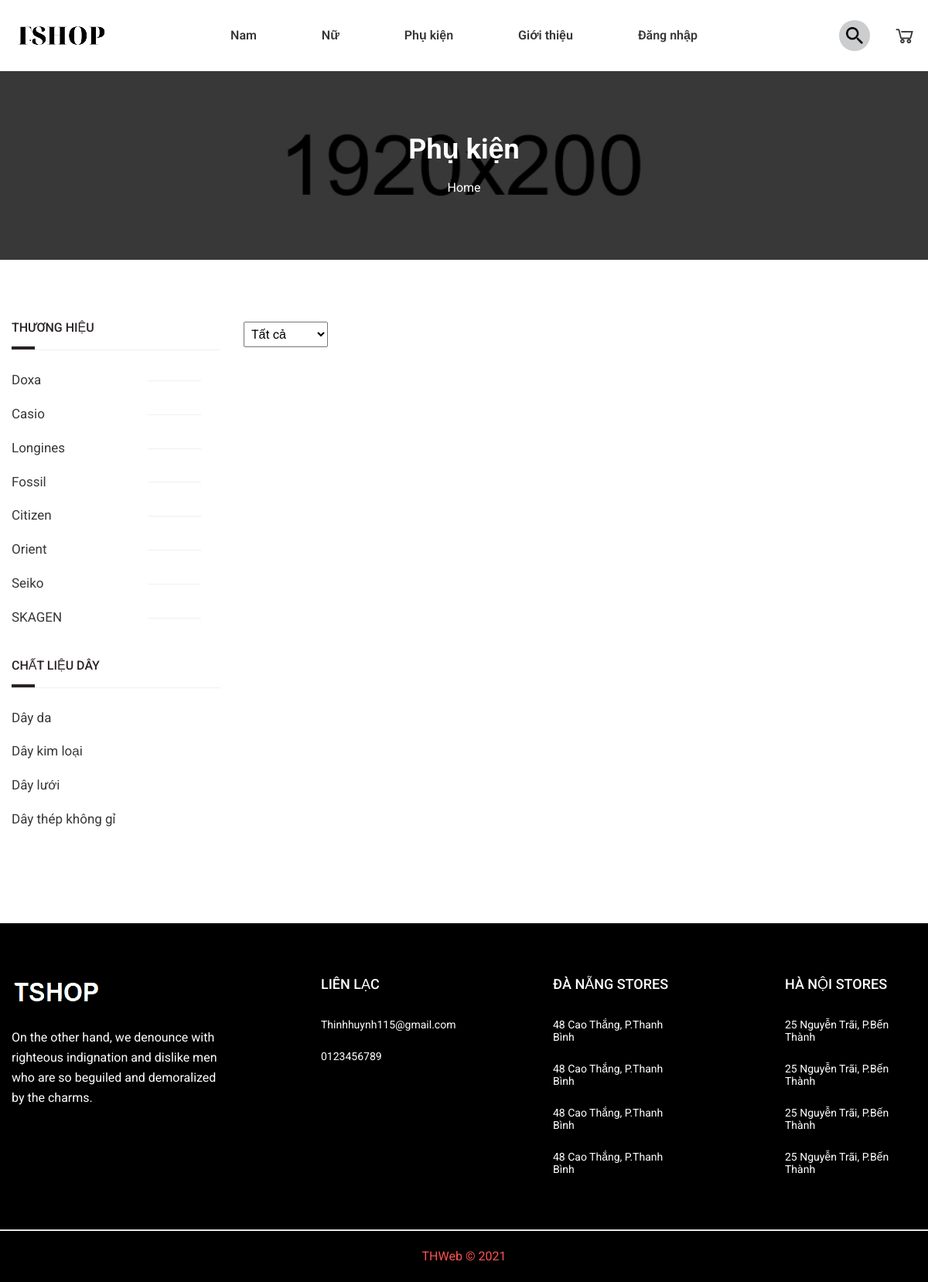
Page /shop/Pk on the committed database.
### tables this page shows
CREATE TABLE `thuonghieu` (
  `MaTH` int(10) NOT NULL,
  `Ten` varchar(100) NOT NULL
);

### mvc/core/Controller.php (called while the page is built, shortened)
<?php
class Controller{
    public function view($view, $data=[]){
        require_once "./mvc/views/pages/".$view.".php";
    }
}
?>

### mvc/controllers/Shop.php (called while the page is built, shortened)
<?php
class shop extends Controller {
    var $ProductModel;
    public function __construct()
    {
        $this->ProductModel = $this->model("ProductModel");
    }
    function pk() {
        $this->view("shop", [
            "cate" => "Phụ kiện",
            "categoryList" =>  $this->ProductModel->getCategory(),
            "strapList" =>  $this->ProductModel->getstrap(),
            "productList" =>  $this->ProductModel->getPKList(),
        ]);
    }
}
?>

### mvc/core/App.php (called while the page is built, shortened)
<?php
class App{
    protected $controller="Home";
    protected $action;
    function __construct(){
        $arr = $this->handleUrl();
          if( file_exists("./mvc/controllers/".$arr[0].".php") ){
            $this->controller = $arr[0];
            unset($arr[0]);
        }
        if(isset($arr[1])){
            if( method_exists( $this->controller , $arr[1]) ){
                $this->action = $arr[1];
                unset($arr[1]);
            }else {
                $this->action = "show".$this->controller;
            }
        }else {
            $this->action = "show".$this->controller;
        }
        $this->params = $arr?array_values($arr):[];
        $this->controller = new $this->controller;
        call_user_func_array([$this->controller, $this->action], $this->params);
    }
    function handleUrl(){
        if( isset($_GET["url"]) ){
            return explode("/", filter_var(trim($_GET["url"], "/")));
        }
        else
            return [""] ;
    }
}
?>

### index.php (called while the page is built, shortened)
<?php
    $myApp = new App();
?>

### mvc/core/DB.php (called while the page is built, shortened)
<?php
class DB{
    protected $servername = "localhost";
    protected $username = "root";
    protected $password = "";
    function __construct() {
        $this->con = mysqli_connect($this->servername, $this->username, $this->password);
    }
}
?>

### mvc/models/ProductModel.php (called while the page is built, shortened)
<?php
class ProductModel extends DB{
    function getCategory(){
        $qr="select * from thuonghieu";
        $rows = mysqli_query($this->con, $qr);
        $categori = array();
        while ( $row = mysqli_fetch_assoc($rows)) {
            $categori[] = $row;
        }
        return json_encode($categori);
    }
}
?>

### mvc/views/components/category.php (the view)
<?php
    $categorys = json_decode($data['categoryList']);
    $straps = json_decode($data['strapList']);
?>
<div class="col-xl-3 col-lg-4 order-lg-1">
    <aside class="shop-sidebar">
        <div class="shop-widget mb--40">
            <h1 class="widget-title mb--25"><a href="shop">Thương hiệu</a></h1>
            <ul class="widget-list category-list">
                <?php foreach($categorys as $category) {?>
                <li>
                    <a href="shop/categoryClick/<?=$category->Ten?>/<?php
                        if($data['cate']=="Đồng Hồ Nam") echo 'Nam';
                        else
                            if($data['cate']=="Đồng Hồ Nữ") echo 'Nữ';
                            else echo '';
                    ?>">
                        <span class="category-title <?php if(isset($data['name']) and $data['name']==$category->Ten) echo 'active' ?>"><?=$category->Ten?></span>
                    </a>
                </li>
                <?php }?>
            </ul>
        </div>
        <div class="shop-widget mb--40">
            <h3 class="widget-title mb--25"><a href="shop">Chất liệu dây</a></h3>
            <ul class="widget-list brand-list">
                <?php foreach($straps as $strap) {?>
                <li>
                    <a href="shop/strapClick/<?=$strap->DayDeo?>/<?php
                        if($data['cate']=="Đồng Hồ Nam") echo 'Nam';
                        else
                            if($data['cate']=="Đồng Hồ Nữ") echo 'Nữ';
                            else echo '';
                    ?>">
                        <span class="category-title <?php if(isset($data['name1']) and $data['name1']==$strap->DayDeo) echo 'active' ?>"><?=$strap->DayDeo?></span>
                    </a>
                </li>
                <?php } ?>
            </ul>
        </div>
    </aside>
</div>

### rows in the picture
thuonghieu: Ten "Doxa"
thuonghieu: Ten "Casio"
thuonghieu: Ten "Longines"
thuonghieu: Ten "Fossil"
thuonghieu: Ten "Citizen"
thuonghieu: Ten "Orient"
thuonghieu: Ten "Seiko"
thuonghieu: Ten "SKAGEN"

### other values in the picture
$data['cate'] "Phụ kiện"
$strap->DayDeo "Dây da"
$strap->DayDeo "Dây kim loại"
$strap->DayDeo "Dây lưới"
$strap->DayDeo "Dây thép không gỉ"
